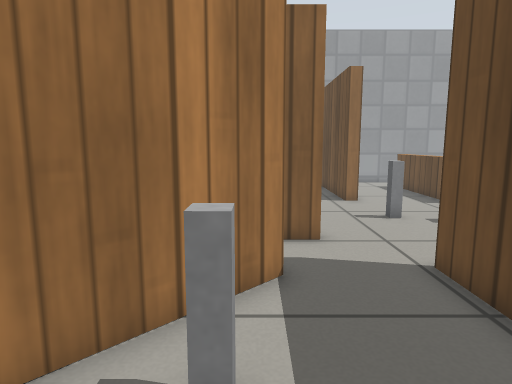
view 1 (above)

21 first-person views from a walk through a robot-simulator world made for Gazebo. The camera is 0.64 m above the floor, tilts 8° down and sees 75° across. The floor is counted in squares, 0.25 m on a side. Each view is taken from the middle of a square. On the plan, view 1 faces up. The plan holds only what a view shows up to about 20 squares ahead; the rest is blank. Simple patterns stand in for the simulator's built-in surfaces.

view 2
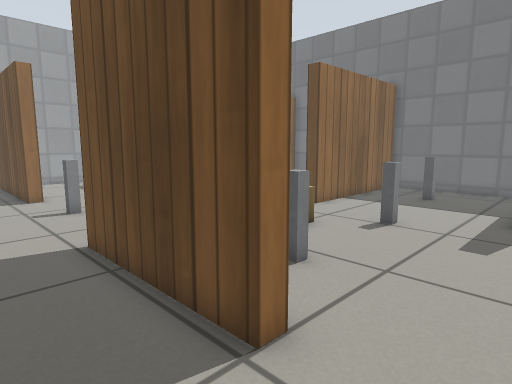

view 3
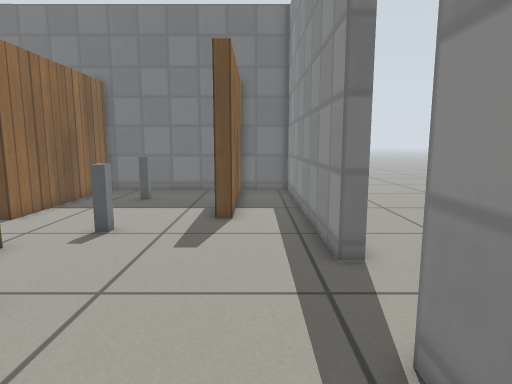

view 4
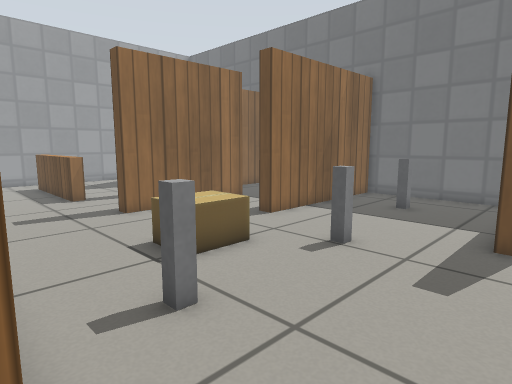

view 5
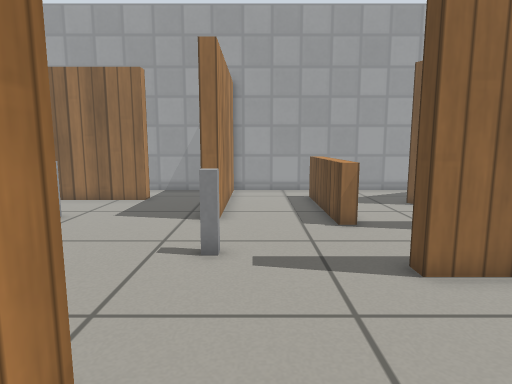

view 6
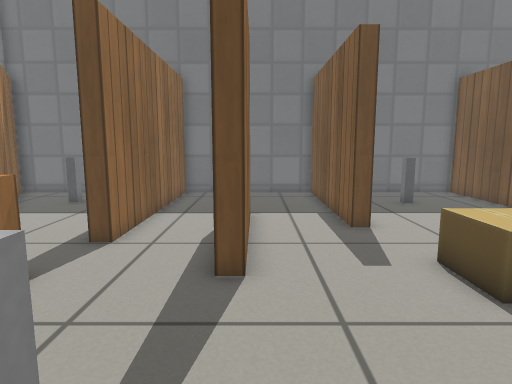

view 7
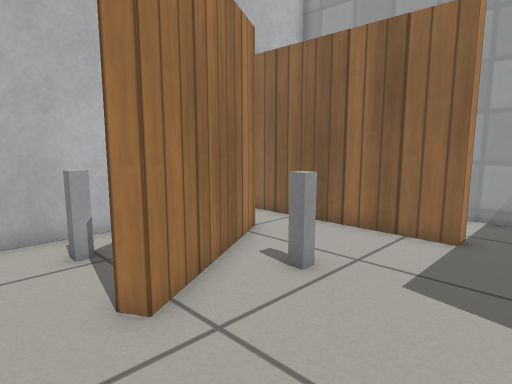

view 8
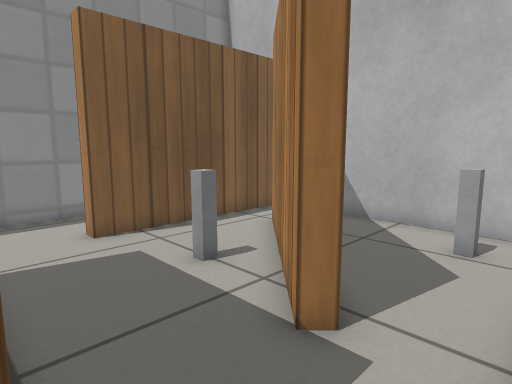

view 9
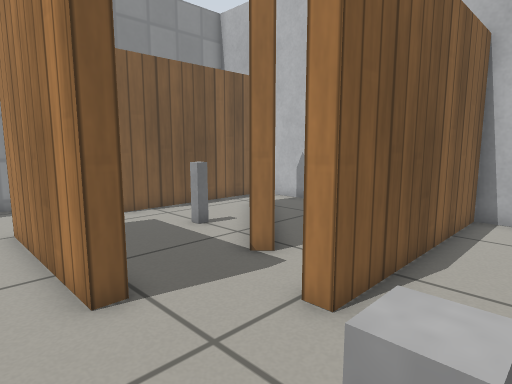

view 10
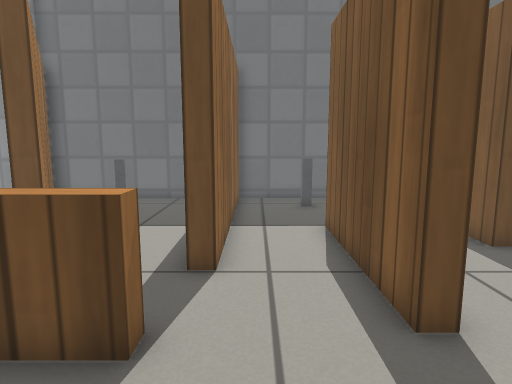

view 11
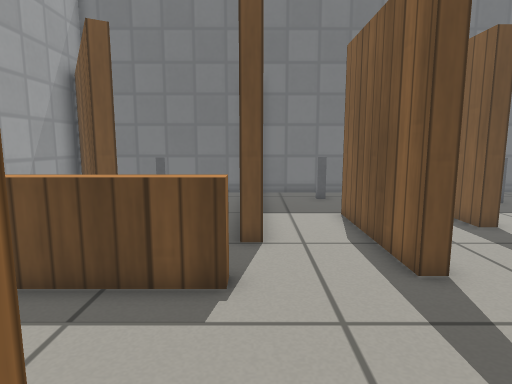

view 12
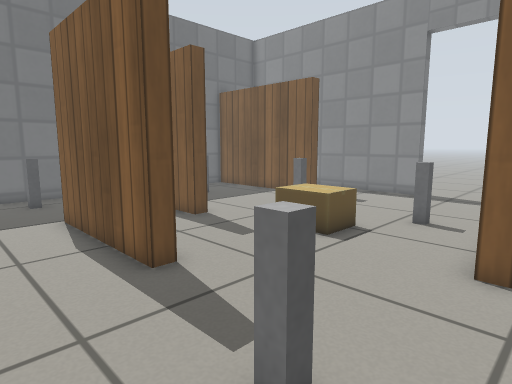

view 13
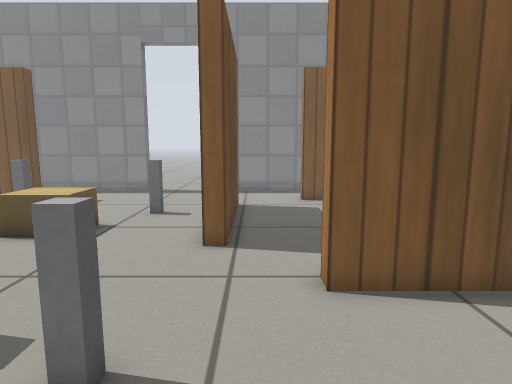

view 14
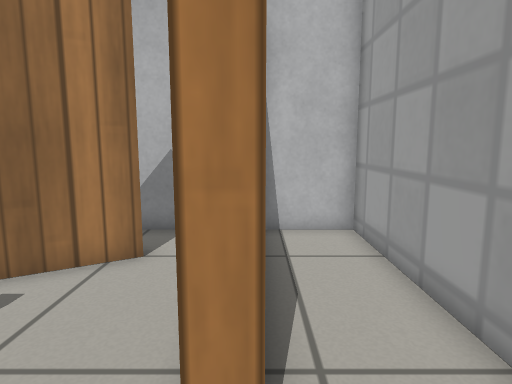

view 15
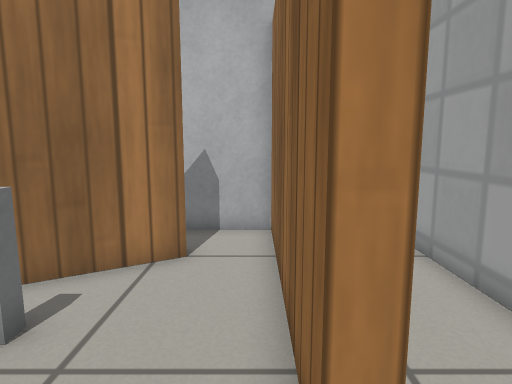

view 16
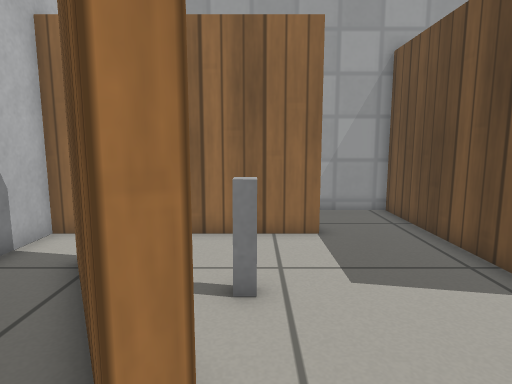

view 17
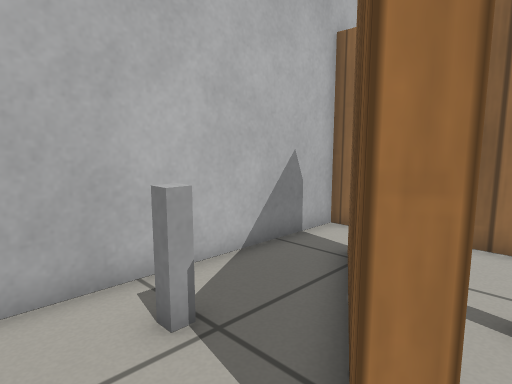

view 18
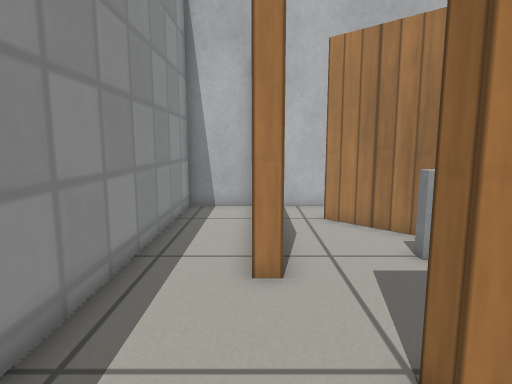

view 19
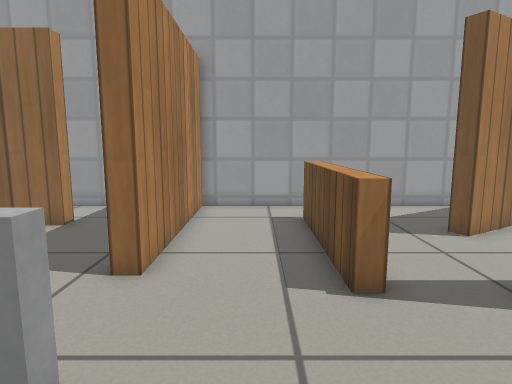

view 20
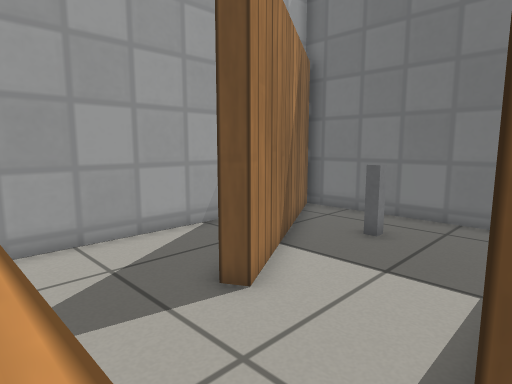

view 21
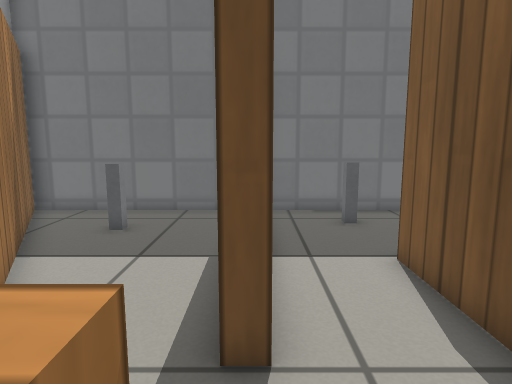

### Floor plan
Points are (right, up) in squares from view 1. A wall is a line through its corners. A room is listed if a view was taken in it or the views show most of it. See-through windows are left out.
Room 1 (views 1, 2, 3, 4, 5, 6, 7, 8, 9, 10, 11, 12, 13, 15, 16, 17, 18, 19, 20, 21)
walls: (4.4, 6.7) (4.4, 0.7) (3.8, 0.7) (3.8, 6.7) (4.4, 6.7); (0.1, 6.8) (0.5, 6.3) (-4.4, 1.3); (15.4, 10.2) (9.3, 10.2) (9.3, 10.8) (15.4, 10.8); (0.8, 19.5) (-6.9, 19.5) (-6.9, 9.4) (1.7, 9.4) (1.7, 8.8) (0.8, 8.8); (9.3, -3.8) (21, -3.8) (21, -1.2) (13.5, -1.2) (13.5, -0.5) (21, -0.5) (21, 6.4) (13.2, 6.4) (13.2, 7) (21, 7) (21, 13.8) (11.6, 13.8) (11.6, 14.5); (-6.9, 7.7) (-6.9, 0.1); (-4.5, 17.4) (-1.4, 12.2) (-2, 11.9) (-5, 17.1); (21, 14.8) (21, 22.7) (13, 18.2) (12.7, 18.7) (18.4, 22); (-6.5, -0.5) (0.8, -0.5) (0.8, -1.1); (-6.9, -1.1) (-6.9, -3.8) (5.6, -3.8); (20.2, 23) (4.7, 23) (4.7, 15.3) (4.1, 15.3) (4.1, 19.5)
low walls: (9.4, 14.5) (8.7, 14.5) (8.7, 20.6)
ways out: opening at (2, 20) to room 2; open door at (7.5, -4)
objects: grey post (-5, 7); grey post (-5, 12); grey post (-1, 15) to (-1, 16); grey post (0, 3); grey post (5, 12); grey post (7, 2) to (7, 3); cardboard box (8, 5) to (10, 6); grey post (12, 2) to (12, 3); grey post (18, 3); grey post (18, 18); grey post (19, 11)
Room 2 (view 14)
walls: (0.8, 20.1) (0.8, 19.5); (4.1, 19.5) (4.1, 23) (-6.9, 23) (-6.9, 20.2)
ways out: opening at (2, 20) to room 1

Positions as (right, up) in squares from view 1, and headings:
1: (0, 0), facing up
2: (1, -2), facing up-right
3: (2, -2), facing right
4: (4, -2), facing up-right
5: (6, 4), facing up
6: (3, 10), facing right
7: (3, 10), facing up-left
8: (4, 9), facing down-left
9: (6, 12), facing down-left
10: (5, 13), facing right
11: (3, 14), facing right
12: (3, 14), facing down-right
13: (3, 15), facing down
14: (3, 20), facing left
15: (3, 19), facing left
16: (-1, 10), facing up
17: (-1, 10), facing up-left
18: (7, -1), facing left
19: (7, 9), facing up
20: (9, 14), facing up-right
21: (8, 14), facing right
